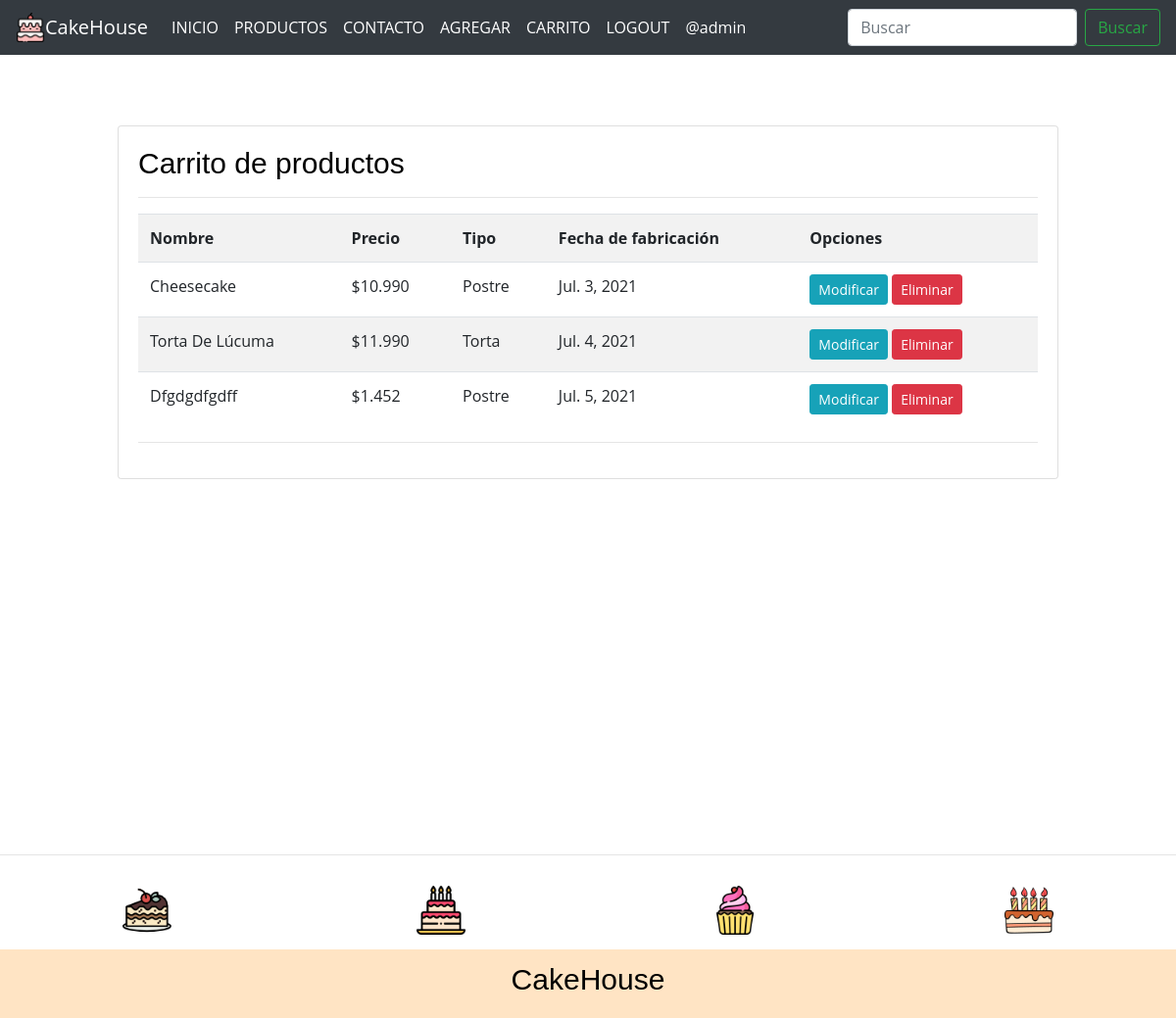
Page /listar-productos/ (signed in) on the earlier database version.
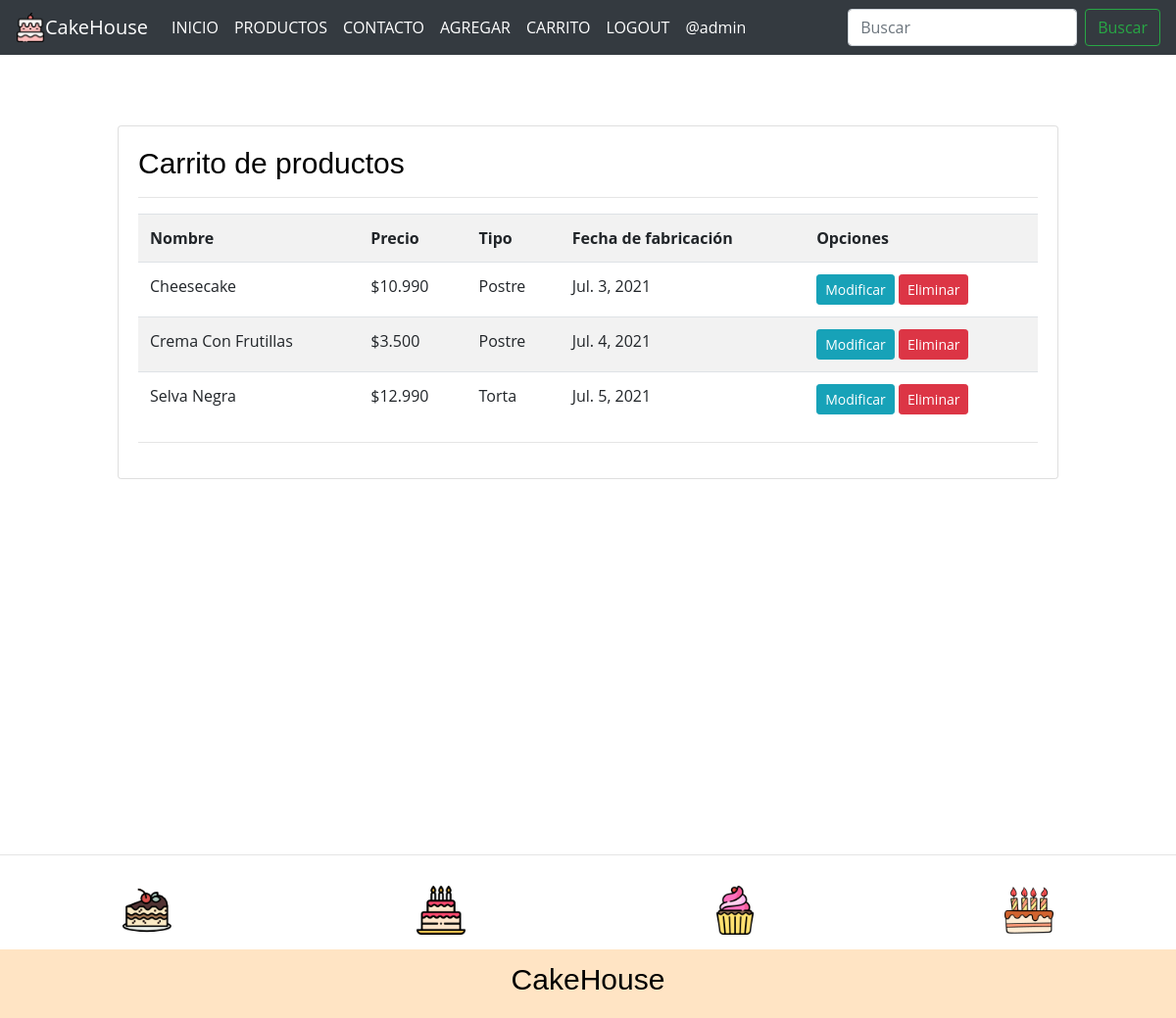
Same page on the later database version.
### app/models.py (models this page shows, shortened)
class Producto(models.Model):
    nombre = models.CharField(max_length=50)
    precio = models.IntegerField()
    descripcion = models.TextField()
    tipo = models.ForeignKey(Tipo, on_delete=models.PROTECT)
    fecha_fabricacion = models.DateField()
    image = models.ImageField(upload_to="productos", null=True)

class Tipo(models.Model):
    nombre = models.CharField(max_length=50)
    def __str__(self):
        return self.nombre

### app/views.py (the view)
# urls.py: path('listar-productos/', listar_productos, name="listar_productos"),
@permission_required('app.view_producto')
def listar_productos(request):
    productos = Producto.objects.all()
    page = request.GET.get('page', 1)
    try:
        paginator = Paginator(productos, 5)
        productos = paginator.page(page)
    except:
        raise Http404
    data = {
        'entity': productos, 'paginator': paginator}
    return render(request, 'app/producto/listar.html', data)

### app/templates/app/producto/listar.html (shortened to what this page needs)
{% extends 'app/base.html' %}
{% block contenido %}
{% load humanize %}
<br><br><br>
<div class="card">
    <div class="card-body">
        <h3>Carrito de productos</h3>
        <hr>
        <table class="table table-striped table-hover table-responsive-sm">
            <tr>
                <th>Nombre</th>
                <th>Precio</th>
                <th>Tipo</th>
                <th>Fecha de fabricación</th>
                <th>Opciones</th>
            </tr>
            {% for p in entity %}
            <tr>
                <td>{{ p.nombre | title }}</td>
                <td>${{ p.precio | intcomma }}</td>
                <td>{{ p.tipo | title }}</td>
                <td>{{ p.fecha_fabricacion }}</td>
                <td>
                    {% if perms.app.change_producto %}
                    <a href="{% url 'modificar_producto' p.id %}" class="btn btn-info btn-sm">Modificar</a>
                    {% endif %}
                    {% if perms.app.delete_producto %}
                    <a href="#" onclick="eliminarProducto({{ p.id }})" class="btn btn-danger btn-sm">Eliminar</a>
                    {% endif %}
                </td>
            </tr>
            {% endfor %}
        </table>
        <hr>
    </div>
</div>
{% endblock %}

### app/templates/app/base.html (shortened to what this page needs)
<!DOCTYPE html>
<html lang="es">
<head>
    <link rel="stylesheet" href="https://cdn.jsdelivr.net/bxslider/4.2.12/jquery.bxslider.css">
    {% load static %}
    <link rel="stylesheet" href="https://cdn.jsdelivr.net/npm/bootstrap@4.6.0/dist/css/bootstrap.min.css"
>
    <link rel="stylesheet" href="{% static 'app/css/estilos.css' %}">
</head>
<body>
    <nav class="navbar navbar-expand-md navbar-dark bg-dark">
        <img src="{% static 'app/img/pastel.png' %}" alt="" width="30" height="30">
        <a class="navbar-brand" href="{% url 'home' %}">CakeHouse</a>
        <div class="collapse navbar-collapse" id="navbarSupportedContent">
            <ul class="navbar-nav mr-auto">
                <li class="nav-item active">
                    <a class="nav-link" href="{% url 'home' %}">INICIO<span class="sr-only">(current)</span></a>
                </li>
                <li class="nav-item active">
                    <a class="nav-link" href="{% url 'productos' %}">PRODUCTOS<span class="sr-only">(current)</span></a>
                </li>
                <li class="nav-item active">
                    <a class="nav-link" href="{% url 'contacto' %}">CONTACTO<span class="sr-only">(current)</span></a>
                </li>
                {% if perms.app.add_producto %}
                <li class="nav-item active">
                    <a class="nav-link" href="{% url 'agregar_producto' %}">AGREGAR</a>
                </li>
                {% endif %}
                {% if perms.app.view_producto %}
                <li class="nav-item active">
                    <a class="nav-link" href="{% url 'listar_productos' %}">CARRITO</a>
                </li>
                {% endif %}
                {% if user.is_authenticated %}
                <li class="nav-item active">
                    <a class="nav-link" href="{% url 'logout' %}">LOGOUT<span class="sr-only">(current)</span></a>
                </li>
                <li class="nav-item active">
                    <a class="nav-link" href="#">@{{ user.username }}<span class="sr-only">(current)</span></a>
                </li>
                {% endif %}
            </ul>
            <form class="form-inline my-2 my-lg-0">
                <input class="form-control mr-sm-2" type="search" placeholder="Buscar" aria-label="Buscar">
                <button class="btn btn-outline-success my-2 my-sm-0" type="submit">Buscar</button>
            </form>
        </div>
    </nav>
    <div id="contenido">
        {% block contenido %}
        {% endblock %}
    </div>
    <hr>
    <footer>
        <div class="marcas">
            <img src="{% static 'app/img/footer/pastel2.png' %}" alt="">
            <img src="{% static 'app/img/footer/pastel3.png' %}" alt="">
            <img src="{% static 'app/img/footer/pastel4.png' %}" alt="">
            <img src="{% static 'app/img/footer/pastel5.png' %}" alt="">
        </div>
        <div class="logo_footer">
            <h3>CakeHouse</h3>
        </div>
    </footer>
</body>
</html>

### app/static/app/css/estilos.css (style rules this page uses)
* { margin:0; padding:0; }
body { background-color: rgb(255, 255, 255); font-family: 'Open Sans', sans-serif; }
nav { display: flex; justify-content: flex-end; align-items: center; height: 100%; }
nav a { color:white; text-decoration: none; }
#contenido { width: 80%; margin:auto; max-width: 1280px; min-height: 100vh; }
footer { width: 100%; height: 300px; background-color: bisque; }
footer > .marcas { width: 100%; height: 80px; background-color: #4A5568; display: flex; justify-content: space-around; align-items: center; }
footer > .marcas > img { width: 50px; }
footer > .logo_footer { display: flex; justify-content: center; align-items: center; height: calc(100% - 80px); }

### app/templates/app/base.html (style rules this page uses)
h3 { color: #000000; font-weight: normal; font-size: 30px; font-family: Arial; }
footer { width: 100%; height: 150px; background-color: bisque; }
footer > .marcas { width: 100%; height: 80px; background-color: rgb(255, 255, 255); display: flex; justify-content: space-around; align-items: center; }

Differences in the rows shown:
removed Producto: nombre "Dfgdgdfgdff", precio "1.452", tipo "Postre", fecha_fabricacion "Jul. 5, 2021"
changed Producto: nombre "Torta De Lúcuma" → "Crema Con Frutillas"; precio "11.990" → "3.500"; tipo "Torta" → "Postre"
added Producto: nombre "Selva Negra", precio "12.990", tipo "Torta", fecha_fabricacion "Jul. 5, 2021"
